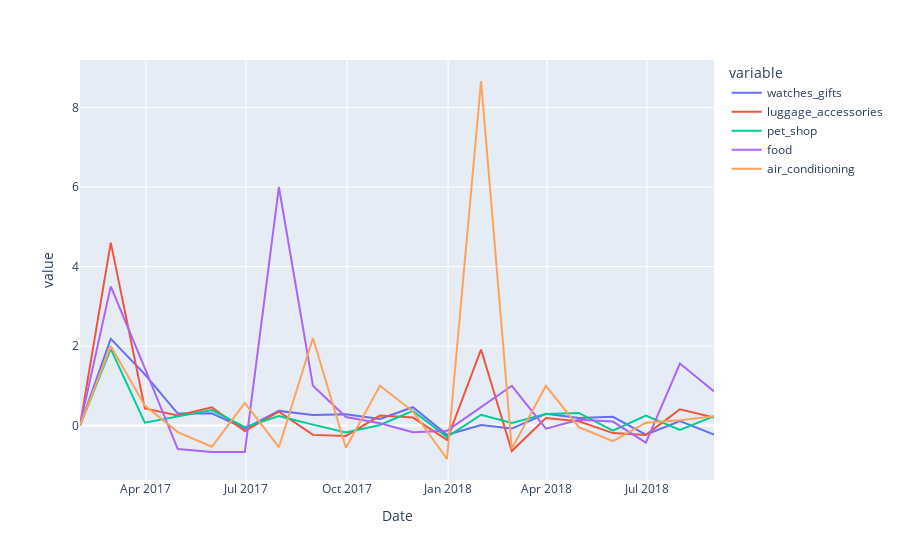

Notebook source saved alongside this figure:
### Code cell
top5_Median_GrowthRate = newdata1[['watches_gifts', 'luggage_accessories','pet_shop', 
                                   'food', 'air_conditioning']]
top5_Median_GrowthRate.reset_index('date')
top5_Median_GrowthRate['date']= top5_Average_GrowthRate.index
top5_Median_GrowthRate

# Plot the data
px.line(top5_Median_GrowthRate, x='date',y = ['watches_gifts', 'luggage_accessories','pet_shop', 
                                   'food', 'air_conditioning'],
       labels = {
           'date' : 'Date',
           'sales' : 'Items sold per day'
       })

### Figure 1 — Plotly figure (JSON) as saved in the notebook; plotly's stock layout.template omitted (floating-point values rounded to 4 significant figures)
{"data": [{"hovertemplate": "variable=watches_gifts<br>Date=%{x}<br>value=%{y}<extra></extra>", "legendgroup": "watches_gifts", "line": {"color": "#636efa", "dash": "solid"}, "mode": "lines", "name": "watches_gifts", "orientation": "v", "showlegend": true, "type": "scatter", "x": ["2017-01-31T00:00:00", "2017-02-28T00:00:00", "2017-03-31T00:00:00", "2017-04-30T00:00:00", "2017-05-31T00:00:00", "2017-06-30T00:00:00", "2017-07-31T00:00:00", "2017-08-31T00:00:00", "2017-09-30T00:00:00", "2017-10-31T00:00:00", "2017-11-30T00:00:00", "2017-12-31T00:00:00", "2018-01-31T00:00:00", "2018-02-28T00:00:00", "2018-03-31T00:00:00", "2018-04-30T00:00:00", "2018-05-31T00:00:00", "2018-06-30T00:00:00", "2018-07-31T00:00:00", "2018-08-31T00:00:00"], "xaxis": "x", "y": [0, 2.182, 1.286, 0.3, 0.3077, -0.08088, 0.368, 0.2632, 0.2824, 0.1661, 0.4613, -0.2331, 0.01105, -0.0765, 0.2959, 0.1895, 0.2207, -0.228, 0.1141, -0.2285], "yaxis": "y"}, {"hovertemplate": "variable=luggage_accessories<br>Date=%{x}<br>value=%{y}<extra></extra>", "legendgroup": "luggage_accessories", "line": {"color": "#EF553B", "dash": "solid"}, "mode": "lines", "name": "luggage_accessories", "orientation": "v", "showlegend": true, "type": "scatter", "x": ["2017-01-31T00:00:00", "2017-02-28T00:00:00", "2017-03-31T00:00:00", "2017-04-30T00:00:00", "2017-05-31T00:00:00", "2017-06-30T00:00:00", "2017-07-31T00:00:00", "2017-08-31T00:00:00", "2017-09-30T00:00:00", "2017-10-31T00:00:00", "2017-11-30T00:00:00", "2017-12-31T00:00:00", "2018-01-31T00:00:00", "2018-02-28T00:00:00", "2018-03-31T00:00:00", "2018-04-30T00:00:00", "2018-05-31T00:00:00", "2018-06-30T00:00:00", "2018-07-31T00:00:00", "2018-08-31T00:00:00"], "xaxis": "x", "y": [0, 4.6, 0.4286, 0.25, 0.46, -0.137, 0.3492, -0.2353, -0.2615, 0.25, 0.2, -0.3611, 1.913, -0.6418, 0.1875, 0.1053, -0.1905, -0.2353, 0.4103, 0.2], "yaxis": "y"}, {"hovertemplate": "variable=pet_shop<br>Date=%{x}<br>value=%{y}<extra></extra>", "legendgroup": "pet_shop", "line": {"color": "#00cc96", "dash": "solid"}, "mode": "lines", "name": "pet_shop", "orientation": "v", "showlegend": true, "type": "scatter", "x": ["2017-01-31T00:00:00", "2017-02-28T00:00:00", "2017-03-31T00:00:00", "2017-04-30T00:00:00", "2017-05-31T00:00:00", "2017-06-30T00:00:00", "2017-07-31T00:00:00", "2017-08-31T00:00:00", "2017-09-30T00:00:00", "2017-10-31T00:00:00", "2017-11-30T00:00:00", "2017-12-31T00:00:00", "2018-01-31T00:00:00", "2018-02-28T00:00:00", "2018-03-31T00:00:00", "2018-04-30T00:00:00", "2018-05-31T00:00:00", "2018-06-30T00:00:00", "2018-07-31T00:00:00", "2018-08-31T00:00:00"], "xaxis": "x", "y": [0, 1.929, 0.07317, 0.2273, 0.3889, -0.04, 0.2361, 0.02247, -0.1758, 0.01333, 0.3684, -0.2885, 0.2703, 0.06383, 0.29, 0.3178, -0.1294, 0.25, -0.1135, 0.2378], "yaxis": "y"}, {"hovertemplate": "variable=food<br>Date=%{x}<br>value=%{y}<extra></extra>", "legendgroup": "food", "line": {"color": "#ab63fa", "dash": "solid"}, "mode": "lines", "name": "food", "orientation": "v", "showlegend": true, "type": "scatter", "x": ["2017-01-31T00:00:00", "2017-02-28T00:00:00", "2017-03-31T00:00:00", "2017-04-30T00:00:00", "2017-05-31T00:00:00", "2017-06-30T00:00:00", "2017-07-31T00:00:00", "2017-08-31T00:00:00", "2017-09-30T00:00:00", "2017-10-31T00:00:00", "2017-11-30T00:00:00", "2017-12-31T00:00:00", "2018-01-31T00:00:00", "2018-02-28T00:00:00", "2018-03-31T00:00:00", "2018-04-30T00:00:00", "2018-05-31T00:00:00", "2018-06-30T00:00:00", "2018-07-31T00:00:00", "2018-08-31T00:00:00"], "xaxis": "x", "y": [0, 3.5, 1.444, -0.5909, -0.6667, -0.6667, 6, 1, 0.2143, 0.05882, -0.1667, -0.1333, 0.4615, 1, -0.07895, 0.1429, 0.1, -0.4318, 1.56, 0.8594], "yaxis": "y"}, {"hovertemplate": "variable=air_conditioning<br>Date=%{x}<br>value=%{y}<extra></extra>", "legendgroup": "air_conditioning", "line": {"color": "#FFA15A", "dash": "solid"}, "mode": "lines", "name": "air_conditioning", "orientation": "v", "showlegend": true, "type": "scatter", "x": ["2017-01-31T00:00:00", "2017-02-28T00:00:00", "2017-03-31T00:00:00", "2017-04-30T00:00:00", "2017-05-31T00:00:00", "2017-06-30T00:00:00", "2017-07-31T00:00:00", "2017-08-31T00:00:00", "2017-09-30T00:00:00", "2017-10-31T00:00:00", "2017-11-30T00:00:00", "2017-12-31T00:00:00", "2018-01-31T00:00:00", "2018-02-28T00:00:00", "2018-03-31T00:00:00", "2018-04-30T00:00:00", "2018-05-31T00:00:00", "2018-06-30T00:00:00", "2018-07-31T00:00:00", "2018-08-31T00:00:00"], "xaxis": "x", "y": [0, 2, 0.5, -0.1667, -0.5333, 0.5714, -0.5455, 2.2, -0.5625, 1, 0.3571, -0.8421, 8.667, -0.5862, 1, -0.04167, -0.3913, 0.07143, 0.1333, 0.2353], "yaxis": "y"}], "layout": {"legend": {"title": {"text": "variable"}, "tracegroupgap": 0}, "margin": {"t": 60}, "xaxis": {"anchor": "y", "domain": [0, 1], "title": {"text": "Date"}}, "yaxis": {"anchor": "x", "domain": [0, 1], "title": {"text": "value"}}}}
